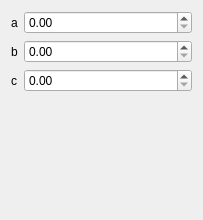
           <widget class="QWidget" name="page">
            <property name="geometry">
             <rect>
              <x>0</x>
              <y>0</y>
              <width>203</width>
              <height>220</height>
             </rect>
            </property>
            <property name="sizePolicy">
             <sizepolicy hsizetype="MinimumExpanding" vsizetype="MinimumExpanding">
              <horstretch>0</horstretch>
              <verstretch>0</verstretch>
             </sizepolicy>
            </property>
            <property name="focusPolicy">
             <enum>Qt::NoFocus</enum>
            </property>
            <property name="autoFillBackground">
             <bool>true</bool>
            </property>
            <attribute name="label">
             <string>Triangle</string>
            </attribute>
            <layout class="QFormLayout" name="formLayout">
             <item row="0" column="0">
              <widget class="QLabel" name="label">
               <property name="text">
                <string>a</string>
               </property>
              </widget>
             </item>
             <item row="0" column="1">
              <widget class="QDoubleSpinBox" name="sbx_triangle_a"/>
             </item>
             <item row="1" column="0">
              <widget class="QLabel" name="label_2">
               <property name="text">
                <string>b</string>
               </property>
              </widget>
             </item>
             <item row="1" column="1">
              <widget class="QDoubleSpinBox" name="sbx_triangle_b"/>
             </item>
             <item row="2" column="0">
              <widget class="QLabel" name="label_3">
               <property name="text">
                <string>c</string>
               </property>
              </widget>
             </item>
             <item row="2" column="1">
              <widget class="QDoubleSpinBox" name="sbx_triangle_c"/>
             </item>
            </layout>
           </widget>
